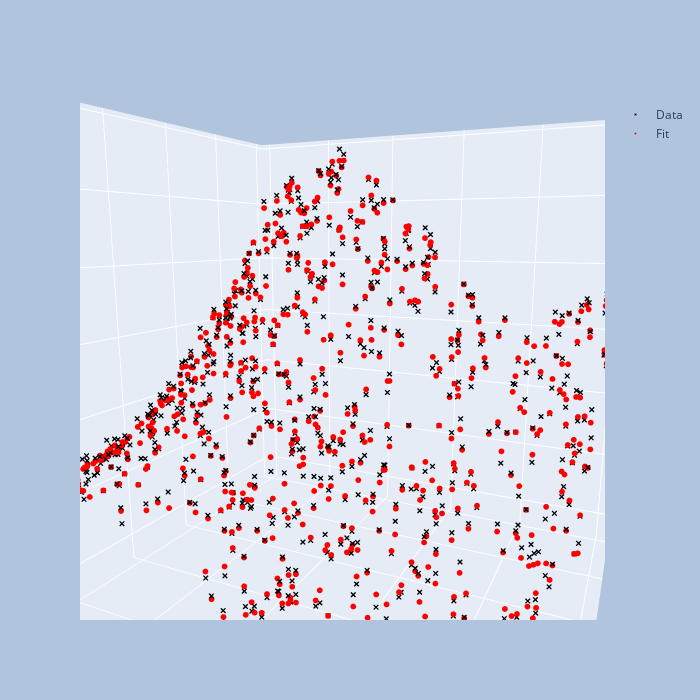

Notebook cell for this chart:
### Code cell
fig = go.Figure()
fig.add_trace(go.Scatter3d(x=df_train["x1"], y=df_train["x2"], z=df_train["y"], name="Data", mode="markers", marker=dict(size=2, color="black", symbol="x")))
fig.add_trace(go.Scatter3d(x=df_train["x1"], y=df_train["x2"], z=res2d_with_tps["B"]@res2d_with_tps["coef"], name="Fit", mode="markers", marker=dict(size=2, color="red", symbol="circle")))

fig.update_layout(
    autosize=False,
    width=700,
    height=700,
    paper_bgcolor="LightSteelBlue",
)

### Figure 1 — Plotly figure (JSON) as saved in the notebook; plotly's stock layout.template omitted (floating-point values rounded to 4 significant figures; data arrays with more than 128 entries replaced by an {"elided": "..."} marker saying what was removed)
{"data": [{"marker": {"color": "black", "size": 2, "symbol": "x"}, "mode": "markers", "name": "Data", "type": "scatter3d", "x": {"elided": "750 float values"}, "y": {"elided": "750 float values"}, "z": {"elided": "750 float values"}}, {"marker": {"color": "red", "size": 2, "symbol": "circle"}, "mode": "markers", "name": "Fit", "type": "scatter3d", "x": {"elided": "750 float values"}, "y": {"elided": "750 float values"}, "z": {"elided": "750 float values"}}], "layout": {"autosize": false, "height": 700, "paper_bgcolor": "LightSteelBlue", "scene": {"aspectmode": "auto", "aspectratio": {"x": 1, "y": 1, "z": 1}, "camera": {"center": {"x": 0, "y": 0, "z": 0}, "eye": {"x": 0.5333, "y": -1.106, "z": 0.2415}, "projection": {"type": "perspective"}, "up": {"x": 0, "y": 0, "z": 1}}}, "width": 700}}
